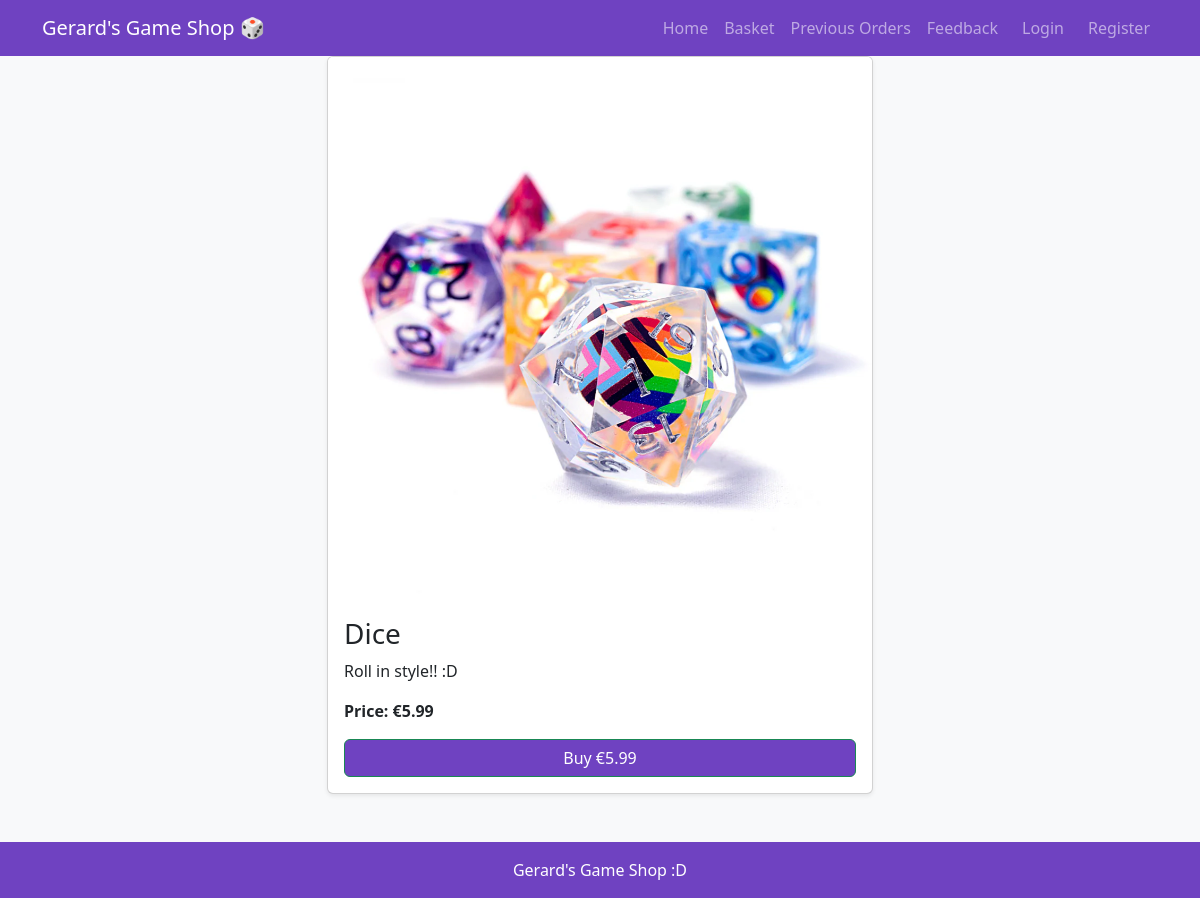
Screenshot of /product/2/ with the database file from the repository.
### gerardshop/models.py (models this page shows)
class Product(models.Model):
    id = models.AutoField(primary_key=True)
    name = models.CharField(max_length=200, null=False)
    description = models.TextField(null = False)
    price = models.DecimalField(max_digits=6, decimal_places=2, default=0.0)
    product_image = models.FileField(upload_to='products')

### gerardshop/views.py (the view)
# urls.py: path('product/<int:prodid>/', views.product_individual, name="individual_product"),
def product_individual(request, prodid):
    product = Product.objects.get(id=prodid)
    return render(request, 'product_individual.html', {'product':product})

### gerardshop/templates/product_individual.html (shortened to what this page needs)
{% extends 'base.html' %}
{% block content %}
<div class="row justify-content-center">
    <div class="col-md-6">
        <div class="card shadow-sm">
            <img src="{{ product.product_image.url }}" class="card-img-top" alt="{{ product.name }}">
            <div class="card-body">
                <h3 class="card-title">{{ product.name }}</h3>
                <p class="card-text">{{ product.description }}</p>
                <p class="fw-bold">Price: €{{ product.price }}</p>
                <a href="/addbasket/{{ product.id }}/" class="btn btn-success w-100"style="background-color:#6f42c1; color:white;">Buy €{{ product.price }}</a>
            </div>
        </div>
    </div>
</div>
{% endblock %}

### rows the page displays
Product: product_image (picture), name "Dice", description "Roll in style!! :D", price "5.99"
